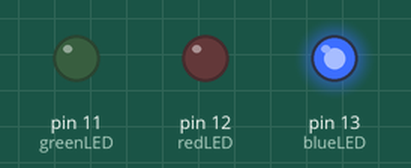
The sketch below on a simulated Arduino Uno, built with avr-gcc and run on an emulated ATmega328P. On the bench: output pins drawn as LEDs (lit = HIGH).

Above: at 0.15 s.
At 19.0 s:
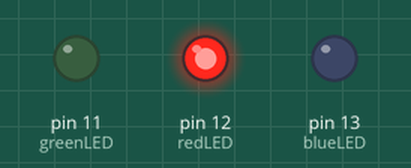
At 34.7 s:
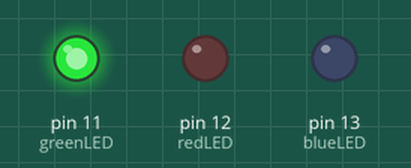
At 50.1 s:
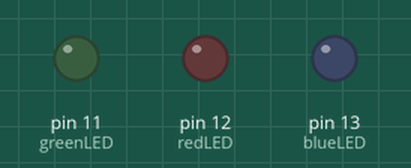
Timing chart, 0 to 61.0 s (numbered marks = the images above):
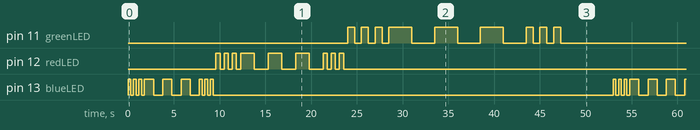

The sketch:

Lesson4.ino
```cpp
// Lesson 4: Morse code using variables
// SOS in morse code is . . . ---- . . .
// Global variables:
int i = 0;
int blueLED = 13;
int redLED = 12;
int greenLED = 11;
int dot_time = 300;
int dash_time = 1000;
int end_delay = 5000;


void setup() {
  pinMode(13,OUTPUT);
  pinMode(12,OUTPUT);
  pinMode(11,OUTPUT);
}

void loop() {
// // Excercise:
  // for(i=0;i<3;i++){
  // digitalWrite(blueLED,HIGH);
  // delay(dot_time);
  // digitalWrite(blueLED,LOW);
  // delay(dot_time);
  // }

  // for(i=0;i<3;i++){
  // digitalWrite(blueLED,HIGH);
  // delay(dash_time);
  // digitalWrite(blueLED,LOW);
  // delay(dash_time);
  // }

  // for(i=0;i<3;i++){
  // digitalWrite(blueLED,HIGH);
  // delay(dot_time);
  // digitalWrite(blueLED,LOW);
  // delay(dot_time);
  // }

  // delay(end_delay);

  // Blue LED
  for(i=0;i<3;i++){
  digitalWrite(blueLED,HIGH);
  delay(dot_time);
  digitalWrite(blueLED,LOW);
  delay(dot_time);
  }

  for(i=0;i<3;i++){
  digitalWrite(blueLED,HIGH);
  delay(dash_time);
  digitalWrite(blueLED,LOW);
  delay(dash_time);
  }

  for(i=0;i<3;i++){
  digitalWrite(blueLED,HIGH);
  delay(dot_time);
  digitalWrite(blueLED,LOW);
  delay(dot_time);
  }

  // Red LED
  for(i=0;i<3;i++){
  digitalWrite(redLED,HIGH);
  delay(dot_time*1.5);
  digitalWrite(redLED,LOW);
  delay(dot_time*1.5);
  }
  for(i=0;i<3;i++){
  digitalWrite(redLED,HIGH);
  delay(dash_time*1.5);
  digitalWrite(redLED,LOW);
  delay(dash_time*1.5);
  }
  for(i=0;i<3;i++){
  digitalWrite(redLED,HIGH);
  delay(dot_time*1.5);
  digitalWrite(redLED,LOW);
  delay(dot_time*1.5);
  }

  // Green LED
  for(i=0;i<3;i++){
  digitalWrite(greenLED,HIGH);
  delay(dot_time*2.5);
  digitalWrite(greenLED,LOW);
  delay(dot_time*2.5);
  }
  for(i=0;i<3;i++){
  digitalWrite(greenLED,HIGH);
  delay(dash_time*2.5);
  digitalWrite(greenLED,LOW);
  delay(dash_time*2.5);
  }
  for(i=0;i<3;i++){
  digitalWrite(greenLED,HIGH);
  delay(dot_time*2.5);
  digitalWrite(greenLED,LOW);
  delay(dot_time*2.5);
  }

  delay(end_delay);
}
```

Measured:
- by itself, pin 11 (greenLED): LOW → HIGH at 24.0 s, → LOW 0.75 s later, → HIGH 0.75 s later, → LOW 0.75 s later, … (36 changes in this stretch)
- by itself, pin 12 (redLED): repeats every 53.0 s: 2 × (LOW 0.45 s, HIGH 0.45 s), LOW 0.45 s, 3 × (HIGH 1.5 s, LOW 1.5 s), 2 × (HIGH 0.45 s, LOW 0.45 s), HIGH 0.45 s, LOW 39.1 s, HIGH 0.45 s
- by itself, pin 13 (blueLED): repeats every 53.0 s: 2 × (LOW 0.30 s, HIGH 0.30 s), LOW 0.30 s, 3 × (HIGH 1.0 s, LOW 1.0 s), 2 × (HIGH 0.30 s, LOW 0.30 s), HIGH 0.30 s, LOW 43.7 s, HIGH 0.30 s
